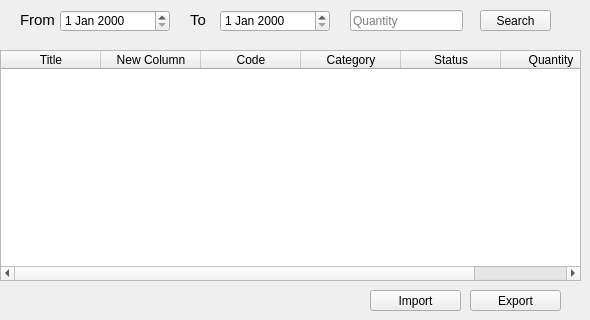
      <widget class="QWidget" name="tab_11">
       <attribute name="title">
        <string>Book reports</string>
       </attribute>
       <widget class="QTableWidget" name="tableWidget_5">
        <property name="geometry">
         <rect>
          <x>0</x>
          <y>50</y>
          <width>581</width>
          <height>231</height>
         </rect>
        </property>
        <column>
         <property name="text">
          <string>Title</string>
         </property>
        </column>
        <column>
         <property name="text">
          <string>New Column</string>
         </property>
        </column>
        <column>
         <property name="text">
          <string>Code</string>
         </property>
        </column>
        <column>
         <property name="text">
          <string>Category</string>
         </property>
        </column>
        <column>
         <property name="text">
          <string>Status</string>
         </property>
        </column>
        <column>
         <property name="text">
          <string>Quantity</string>
         </property>
        </column>
       </widget>
       <widget class="QDateEdit" name="dateEdit">
        <property name="geometry">
         <rect>
          <x>60</x>
          <y>10</y>
          <width>110</width>
          <height>22</height>
         </rect>
        </property>
       </widget>
       <widget class="QLabel" name="label_10">
        <property name="geometry">
         <rect>
          <x>20</x>
          <y>10</y>
          <width>35</width>
          <height>20</height>
         </rect>
        </property>
        <property name="font">
         <font>
          <pointsize>11</pointsize>
         </font>
        </property>
        <property name="text">
         <string>From</string>
        </property>
       </widget>
       <widget class="QLabel" name="label_15">
        <property name="geometry">
         <rect>
          <x>190</x>
          <y>10</y>
          <width>35</width>
          <height>20</height>
         </rect>
        </property>
        <property name="font">
         <font>
          <pointsize>11</pointsize>
         </font>
        </property>
        <property name="text">
         <string>To</string>
        </property>
       </widget>
       <widget class="QDateEdit" name="dateEdit_2">
        <property name="geometry">
         <rect>
          <x>220</x>
          <y>10</y>
          <width>110</width>
          <height>22</height>
         </rect>
        </property>
       </widget>
       <widget class="QLineEdit" name="lineEdit_8">
        <property name="geometry">
         <rect>
          <x>350</x>
          <y>10</y>
          <width>113</width>
          <height>21</height>
         </rect>
        </property>
        <property name="placeholderText">
         <string>Quantity</string>
        </property>
       </widget>
       <widget class="QPushButton" name="pushButton_12">
        <property name="geometry">
         <rect>
          <x>480</x>
          <y>10</y>
          <width>71</width>
          <height>21</height>
         </rect>
        </property>
        <property name="text">
         <string>Search</string>
        </property>
       </widget>
       <widget class="QPushButton" name="pushButton_40">
        <property name="geometry">
         <rect>
          <x>370</x>
          <y>290</y>
          <width>91</width>
          <height>21</height>
         </rect>
        </property>
        <property name="text">
         <string>Import</string>
        </property>
       </widget>
       <widget class="QPushButton" name="pushButton_41">
        <property name="geometry">
         <rect>
          <x>470</x>
          <y>290</y>
          <width>91</width>
          <height>21</height>
         </rect>
        </property>
        <property name="text">
         <string>Export</string>
        </property>
       </widget>
      </widget>
